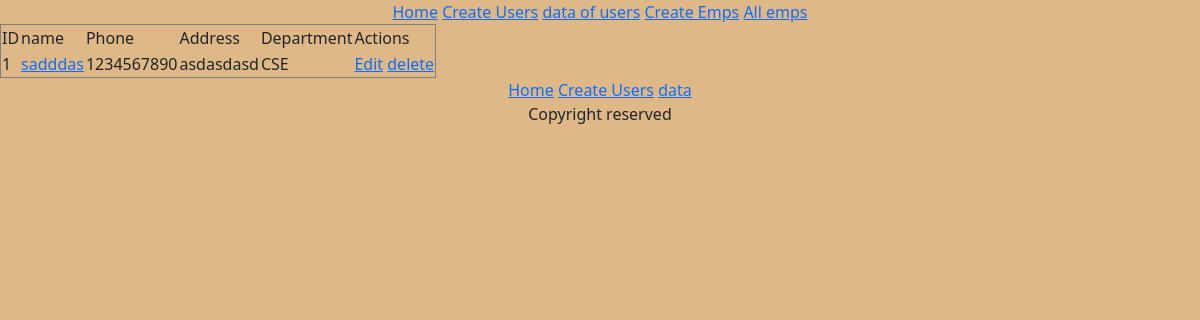
Page /empData on the earlier database version.
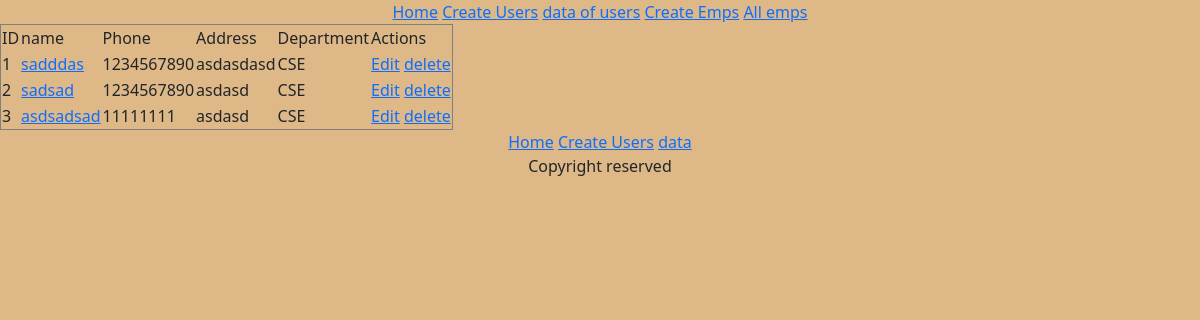
Same page on the later database version.
### base/models.py (models this page shows)
class emp(models.Model):
    name=models.CharField(max_length=100)
    phone=models.CharField(max_length=100)
    address=models.TextField()
    department=models.ForeignKey(department,on_delete=models.CASCADE)

class department(models.Model):
    name=models.CharField(max_length=100)
    def __str__(self):
        return self.name

### base/views.py (the view)
# urls.py: path('empData',empViews.as_view(),name='empData'),
class empViews(ListView):
    model=emp
    template_name='empData.html'
    context_object_name='data'

### base/templates/empData.html
{% extends "base.html" %}
{% block content %}
<table border="1">
    <tr>
        <td>ID</td>
        <td>name</td>
        <td>Phone</td>
        <td>Address</td>
        <td>Department</td>
        <td>Actions</td>
    </tr>
    {% for emp in data %}
    <tr>
        <td>{{emp.id}}</td>
        <td><a href="{% url "empDetail" pk=emp.pk %}">{{emp.name}} </a></td>
        <td>{{emp.phone}}</td>
        <td>{{emp.address}}</td>
        <td>{{emp.department}}</td>
        <td>
            <a href="{% url "empUpdate" id=emp.id %}">Edit</a>
            <a href="{% url "empDelete" id=emp.id %}">delete</a>
        </td>
    </tr>
    {% endfor %}
</table>
{% endblock content %}

### base/templates/base.html (shortened to what this page needs)
{% load static %}
<!DOCTYPE html>
<html lang="en">
<head>
<link rel="stylesheet" href="https://cdnjs.cloudflare.com/ajax/libs/twitter-bootstrap/5.1.0/css/bootstrap.min.css">
<link rel="stylesheet" href="https://cdnjs.cloudflare.com/ajax/libs/font-awesome/5.15.4/css/all.min.css">
<link rel='stylesheet' href="{% static "style.css" %}">
</head>
<body>
    <center>
      <nav>
        <a href="{% url "home" %}">Home</a>
        <a href="{% url "createUser" %}">Create Users</a>
        <a href="{% url "data" %}">data of users</a>
        <a href="{% url "empCreate" %}">Create Emps</a>
        <a href="{% url "empData" %}">All emps</a>
      </nav>
    </center>
    {% block content %}
    {% endblock %}
    <center>
      <footer>
        <a href="{% url "home" %}">Home</a>
        <a href="{% url "createUser" %}">Create Users</a>
        <a href="{% url "data" %}">data</a>
        <p>Copyright reserved</p>
      </footer>
    </center>
</body>
</html>

### static/style.css (style rules this page uses)
body { background-color: burlywood; }

Differences in the rows shown:
added emp: id "2", name "sadsad", phone "1234567890", address "asdasd", department "CSE"
added emp: id "3", name "asdsadsad", phone "11111111", address "asdasd", department "CSE"
